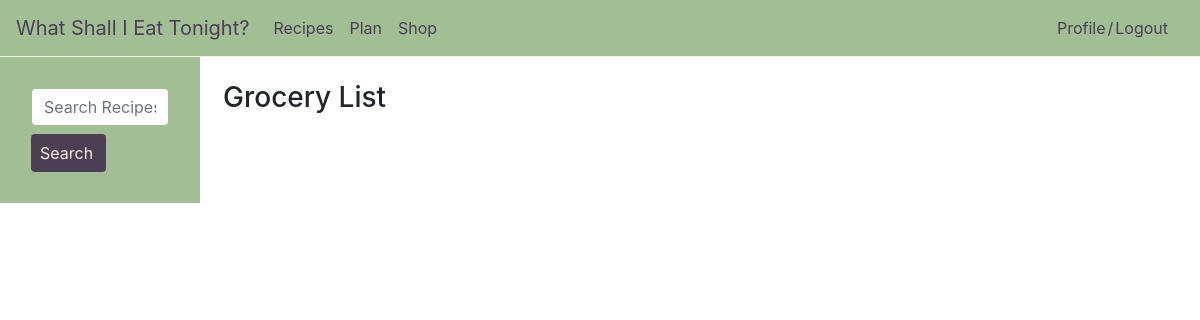
The app's page /shop/, older data.
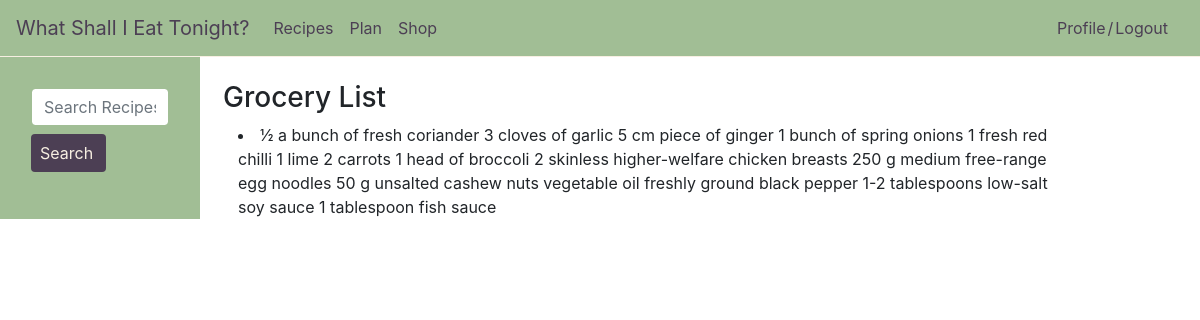
The same page, newer data.
### recipes/models.py (models this page shows, shortened)
class Recipe(models.Model):
    user = models.ForeignKey(User, on_delete=models.CASCADE)
    title = models.CharField(max_length = 200)
    url = models.URLField(max_length=200, blank=False, default='')
    date = models.DateField(null=True, blank=True)
    tag = models.CharField(max_length = 100, blank=True, null=True)
    ingredients = models.TextField()
    BREAKFAST = 'Breakfast'
    BRUNCH = 'Brunch'
    LUNCH = 'Lunch'
    DINNER = 'Dinner'
    SIDES = 'Sides'
    SNACKS = 'Snacks'
    DRINKS = 'Drinks'
    COURSE_CHOICES = (
        (BREAKFAST, 'Breakfast'),
        (BRUNCH, 'Brunch'),
        (LUNCH, 'Lunch'),
        (DINNER, 'Dinner'),
        (SIDES, 'Sides'),
        (SNACKS, 'Snacks'),
        (DRINKS, 'Drinks'),
        (None, 'None')
    )
    course = models.CharField(
        max_length = 100,
        choices = COURSE_CHOICES,
        null = True,
        default = None,
        blank=True,
    )

### shop/views.py (the view)
# urls.py: path('', views.IndexView.as_view(), name='index'),
class IndexView(generic.ListView):
    template_name = 'shop/index.html'
    context_object_name = 'recipe_list'
    def get_queryset(self):
        start_date = datetime.date.today()
        end_date = start_date + datetime.timedelta(days=6)
        return Recipe.objects.filter(date__range=(start_date, end_date))

### shop/templates/shop/index.html
{% extends 'shop_base.html' %}
{% block body %}
<h3>Grocery List</h3>
  {% if recipe_list %}
    <div class="container">
      {% for recipe in recipe_list %}
        <li>{{ recipe.ingredients }}</li>
      {% endfor %}
    </div>
  {% endif %}
{% endblock %}

### shop/templates/shop_base.html (shortened to what this page needs)
{% load static %}
<!DOCTYPE html>
<html lang="en" dir="ltr">
  <head>
    <link href="https://stackpath.bootstrapcdn.com/bootstrap/4.1.3/css/bootstrap.min.css" rel="stylesheet">
      <link rel="stylesheet" href="{% static 'recipes/main.css' %}" />
  </head>
  <body>
    <nav class="navbar navbar-fixed-top navbar-expand-lg" role="navigation" style="background-color: #A1BE95; border-bottom: solid 1px #F7EFE2">
      <a class="navbar-brand" href="#" style="color: #4C3F54">What Shall I Eat Tonight?</a>
      <div class="collapse navbar-collapse" id="navbarSupportedContent">
        <ul class="navbar-nav mr-auto">
          <li class="nav-item active">
            <a class="nav-link" href="{% url 'recipes:index' %}" style="color: #4C3F54">Recipes <span class="sr-only">(current)</span></a>
          </li>
          <li class="nav-item">
            <a class="nav-link" href="{% url 'plan:index' %}" style="color: #4C3F54">Plan</a>
          </li>
          <li class="nav-item">
            <a class="nav-link" href="#" style="color: #4C3F54">Shop</a>
          </li>
        </ul>
        <ul class="nav justify-content-end">
          <li class="nav-item">
            <a href="{% url 'home:view_profile' %}" class="nav-link" style="color: #4C3F54; padding-right: 2px;">Profile</a>
          </li>
          <li class="nav-item">
            <a href="#" class="nav-link disabled" style="color: #4C3F54; padding-right:0; padding-left:0;">/</a>
          </li>
          <li class="nav-item">
            <a href="{% url 'home:logout' %}" class="nav-link" style="color: #4C3F54; padding-left: 2px;">Logout</a>
          </li>
        </ul>
      </div>
    </nav>
    <div class="container-fluid">
      <div class="row row-offcanvas row-offcanvas-left">
        <nav class="col-xs-6 col-sm-2 sidebar-offcanvas" id="sidebar" role="navigation">
          <div class="sidebar-nav">
            <ul class="nav justify-content-start">
              <li class="nav-item p-3">
                <form method="GET" action="" id="searchForm">
                  <input type="text" class="form-control" placeholder="Search Recipes"
                    name="q" value="{{ request.GET.q }}">
                  <input type="submit" name="submit" value="Search" class="btn mt-2 pl-2" id="searching">
              </form>
              </li>
            </ul>
          </div>
        </nav>
        <div class="col-10 col-sm-10 col-lg-9 ml-2">
          <br>
          {% block body %}
          {% endblock %}
        </div>
      </div>
    </div>
  </body>
</html>

### recipes/static/recipes/main.css (style rules this page uses)
html, body { box-sizing: border-box; }
#searching { background-color: #4C3F54; color: #F7EFE2; }
.form-control { border-color: #A1BE95; }
#sidebar { padding: 15px; background-color: #A1BE95; }

Row changes from the older to the newer data that the page shows:
added Recipe: ingredients "½ a bunch of fresh coriander 3 cloves of garlic 5 cm piece of ginger 1 bunch of spring onions 1 fresh red chilli 1 lime 2 carrots 1 head of broccoli 2 skinless higher-welfare chicken breasts 250 g medium free-range egg noodles 50 g unsalted cashew nuts vegetable oil freshly ground black pepper 1-2 tablespoons low-salt soy sauce 1 tablespoon fish sauce"
